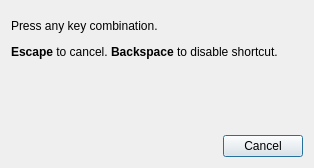
<?xml version="1.0" encoding="UTF-8"?>
<ui version="4.0">
 <class>ShortcutDialog</class>
 <widget class="QDialog" name="ShortcutDialog">
  <property name="geometry">
   <rect>
    <x>0</x>
    <y>0</y>
    <width>314</width>
    <height>168</height>
   </rect>
  </property>
  <property name="windowTitle">
   <string>Dialog</string>
  </property>
  <layout class="QVBoxLayout" name="verticalLayout">
   <item>
    <widget class="QLabel" name="labelHelp">
     <property name="text">
      <string>&lt;html&gt;&lt;head/&gt;&lt;body&gt;&lt;p&gt;Press any key combination.&lt;/p&gt;&lt;p&gt;&lt;span style=&quot; font-weight:600;&quot;&gt;Escape&lt;/span&gt; to cancel. &lt;span style=&quot; font-weight:600;&quot;&gt;Backspace&lt;/span&gt; to disable shortcut.&lt;/p&gt;&lt;/body&gt;&lt;/html&gt;</string>
     </property>
    </widget>
   </item>
   <item>
    <widget class="QLabel" name="label">
     <property name="focusPolicy">
      <enum>Qt::StrongFocus</enum>
     </property>
     <property name="styleSheet">
      <string notr="true">QLabel {
	font-size: 18pt;
	font-weight: bold;
}</string>
     </property>
     <property name="text">
      <string/>
     </property>
     <property name="textFormat">
      <enum>Qt::PlainText</enum>
     </property>
     <property name="alignment">
      <set>Qt::AlignCenter</set>
     </property>
    </widget>
   </item>
   <item>
    <widget class="QDialogButtonBox" name="buttonBox">
     <property name="orientation">
      <enum>Qt::Horizontal</enum>
     </property>
     <property name="standardButtons">
      <set>QDialogButtonBox::Cancel</set>
     </property>
    </widget>
   </item>
  </layout>
 </widget>
 <resources/>
 <connections>
  <connection>
   <sender>buttonBox</sender>
   <signal>accepted()</signal>
   <receiver>ShortcutDialog</receiver>
   <slot>accept()</slot>
   <hints>
    <hint type="sourcelabel">
     <x>248</x>
     <y>254</y>
    </hint>
    <hint type="destinationlabel">
     <x>157</x>
     <y>274</y>
    </hint>
   </hints>
  </connection>
  <connection>
   <sender>buttonBox</sender>
   <signal>rejected()</signal>
   <receiver>ShortcutDialog</receiver>
   <slot>reject()</slot>
   <hints>
    <hint type="sourcelabel">
     <x>316</x>
     <y>260</y>
    </hint>
    <hint type="destinationlabel">
     <x>286</x>
     <y>274</y>
    </hint>
   </hints>
  </connection>
 </connections>
</ui>
